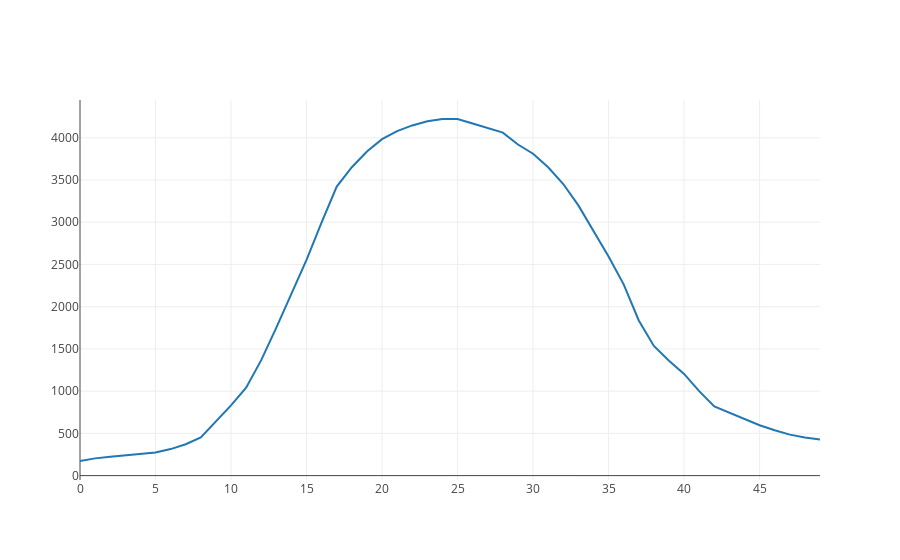

This figure's notebook cell:
### Code cell
s=buf.sum(1)
data=go.Scatter(y=s)
iplot([data])

### Figure 1 — Plotly figure (JSON) as saved in the notebook; plotly's stock layout.template omitted (floating-point values rounded to 4 significant figures)
{"data": [{"type": "scatter", "y": [173, 204, 223, 239, 254, 274, 314, 371, 452, 645, 832, 1041, 1367, 1752, 2148, 2555, 2999, 3422, 3651, 3837, 3983, 4078, 4146, 4195, 4222, 4222, 4169, 4111, 4061, 3920, 3811, 3650, 3452, 3199, 2899, 2593, 2264, 1837, 1535, 1359, 1204, 1000, 819, 748, 677, 597, 537, 485, 451, 428]}], "layout": {}}
